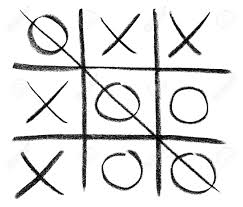
#> input picture data/tic_tac_toe.jpeg, 243 x 207 px
$ jupyter execute --allow-errors 'Lesson 4 Morphological Operations.ipynb'   (shell and % lines are left out)
#> lines starting #> are read from the running program, lines starting #| are printed output that depends on the picture; after the words box and inside, x2 and y2 are one past the last pixel; in counts of white or black regions, pixels touching at a corner belong together
# Lesson 4: Morphological Operations

You now know how to find objects of interest in an image and produce masks which correspond to these objects. Up until now, we've relied on good image preprocessing to produce quality masks. Now we will talk about morphological operations, which instead focus on making improvements to the masks directly.

In this module you will learn
- What is a morphological operation
- How to choose the right structuring element for your morphological operation
- Some common morphological operations
    - Erosion
    - Dilation
    - Opening
    - Closing
- How to perform various morphological operations in series
- (Bonus) Look up the skimage documentation to find more useful operations
- To be mindful of the effect of successive morphological operations on the information content of your images

[cell 1]
import numpy as np
import matplotlib.pyplot as plt
import seaborn as sns

[cell 2]
sns.set_style('dark')
# a useful command to change color palette
sns.set_color_codes('colorblind')

Let's pull up a mask we're familiar with

[cell 3]
from skimage.io import imread
#> (the rest of this cell did not finish here and is left out)

[cell 4]
from skimage.filters import threshold_otsu

#> (a cell that did not finish here is left out)

Notice how the edges are fuzzy. In some cases, a few pixels are missing from the middle of an object, making a "donut". In other cases. Tiny individual pixels might be identified by later processing as individual objects, cells, etc. This mask needs to be cleaned!

There are two very simple approaches we'll start with. One is called _erosion_, where pixels at the edge of the mask are eroded away. It's counterpart is _dilation_, where pixels at the edge grow outward. These algorithms can be implemented by going pixel-by-pixel and making changes to that pixel's local neighborhood.

The basic _morphological operations_ require two things to work: a mask and a structuring element. For each pixel, the structuring element is applied to the local neighborhood. Let's look at an example.

Let's imagine zooming way into the edge of a mask, and consider how a structuring element might be applied to a single pixel in a dilate operation.

[cell 6]
small_mask = np.array([[1, 0, 1, 0, 0],
                       [1, 1, 0, 0, 0],
                       [1, 1, 1, 0, 0],
                       [1, 1, 1, 0, 0],
                       [1, 1, 1, 1, 1]])
#> small_mask = [[1, 0, 1, 0, 0], [1, 1, 0, 0, 0], [1, 1, 1, 0, 0], [1, 1, 1, 0, 0], [1, 1, 1, 1, 1]]
plt.gca().add_patch(plt.Rectangle((1.5, 1.5), 1, 1, fill=None, color='r', lw=5))
plt.imshow(small_mask, interpolation='nearest')

What happens if we dilate with the structuring element below?

[cell 7]
selem = np.array([[0, 1, 0],
                  [1, 1, 1],
                  [0, 1, 0]])
plt.imshow(selem, interpolation='nearest')
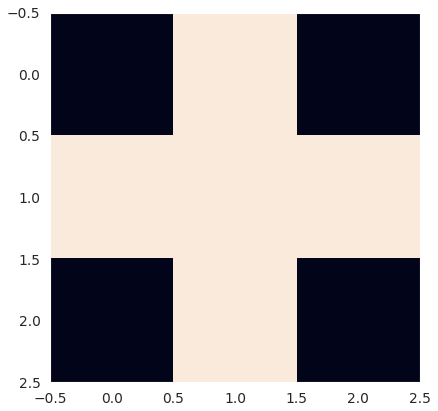
#> figure drawn by matplotlib, 1 panel

[cell 8]
np.pad(small_mask, 1, 'constant')

[cell 9]
padded_selem = np.pad(selem, 1, 'constant')
fig, ax = plt.subplots(1, 4, figsize=(16, 4))
ax[0].imshow(small_mask, interpolation='nearest')
ax[0].set_title("Original")
ax[1].imshow(padded_selem, interpolation='nearest')
ax[1].set_title("Structuring element")
ax[2].imshow(small_mask | padded_selem, interpolation='nearest')
ax[2].set_title("After dilating")
ax[3].imshow(small_mask < padded_selem, interpolation='nearest')
ax[3].set_title("New pixels added to mask")
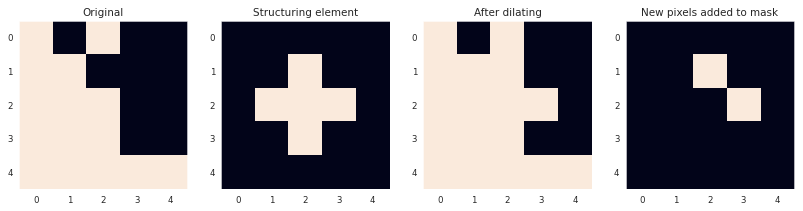
#> figure drawn by matplotlib, 4 panels

We would then continue to apply the dilation to every pixel in the mask, causing its borders to grow.

[cell 10]
from skimage.morphology import binary_dilation

`scikit-image` calls this "binary" because masks are either 1 (in the mask) or 0 (not in the mask). There is also general erosion, which propagates pixel values instead of 1s and 0s. It would be applied to images rather than masks, and is generally less useful.

[cell 11]
plt.imshow(binary_dilation(small_mask, selem), interpolation='nearest')

We can make the growth more dramatic by expanding the structuring element.

[cell 12]
big_selem = np.array([[0, 0, 1, 0, 0],
                      [0, 0, 1, 0, 0],
                      [1, 1, 1, 1, 1],
                      [0, 0, 1, 0, 0],
                      [0, 0, 1, 0, 0]])
plt.imshow(binary_dilation(small_mask, big_selem), interpolation='nearest')
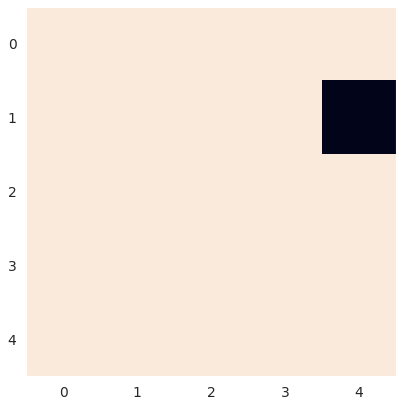
#> figure drawn by matplotlib, 1 panel

You have total freedom to choose any structuring element you want, but generally simple symmetric shapes are used because their effects are intuitive. In fact, we can let `scikit-image` generate reasonable structuring elements for us! This is a good idea to maximize repeatability.

[cell 13]
from skimage.morphology import disk

[cell 14]
with sns.axes_style('white'):
    N = 5
    fig, axes = plt.subplots(1, N, figsize=(16, 3))
    for n, ax in enumerate(axes):
        np1 = n + 1
        ax.imshow(np.pad(disk(np1), N-n, 'constant'), interpolation='nearest')
        c = plt.Circle((np1 + N - n, np1 + N - n), radius=np1, fill=False, lw=4, color='r')
        ax.add_artist(c)
        ax.set_xlim(0, 2 * N + 2)
        ax.set_ylim(0, 2 * N + 2)
        ax.set_title("disk({})".format(n))
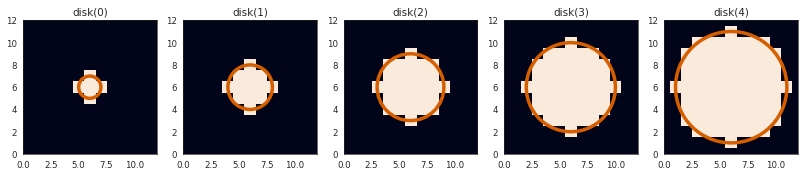
#> figure drawn by matplotlib, 5 panels

Here we demonstrate `disk` with different radius parameters. The blue circles of corresponding radius are superimposed.

**Exercise** Perform a binary _erosion_ of `small_mask` with a radius=1 `disk`. Can you guess what the function for erosion will be called?

[cell 15]
from skimage.morphology import binary_erosion
eroded_mask = binary_erosion(small_mask, disk(1))
#> eroded_mask = [[False, False, False, False, False], [True, False, False, False, False], [True, True, False, False, False], [True, True, False, False, False], [True, True, True, False, False]]
plt.imshow(eroded_mask, interpolation='nearest')
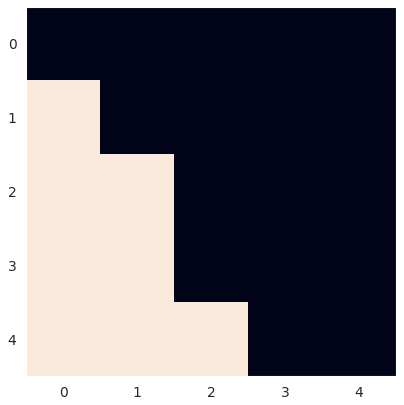
#> figure drawn by matplotlib, 1 panel

This kind of thing can be very useful if you know the physical size of your pixels. For example, if you have $10\mu m$-diameter cells and your pixels are $1\mu m^2$, then eroding with `disk(4)` should remove any mask too small to be a cell!

In general, morphological operations work best when the shape of the structuring element matches the shape of features you want to retain or remove. Let's look at an exmaple.

[cell 16]
from skimage.color import rgb2gray

[cell 17]
tictac_original = 1 - rgb2gray(imread('../data/tic_tac_toe.jpeg'))
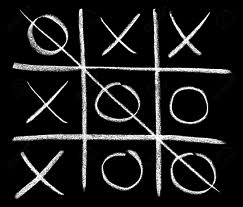
#> tictac_original: shape (207, 243) float64; min 0, max 1, mean 0.114
tictac = tictac_original > threshold_otsu(tictac_original)
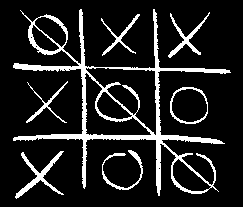
#> tictac: shape (207, 243) bool; 13% white; 7 white regions, largest, box (x1, y1, x2, y2) and area: (13, 9, 231, 196) 4649, (15, 151, 64, 199) 483, (168, 12, 210, 58) 348
plt.imshow(tictac)

Can you guess what happens when we erode with the following filter?

[cell 18]
vline = np.zeros((7,7))
vline[:,3] = 1
plt.imshow(vline, interpolation='nearest')
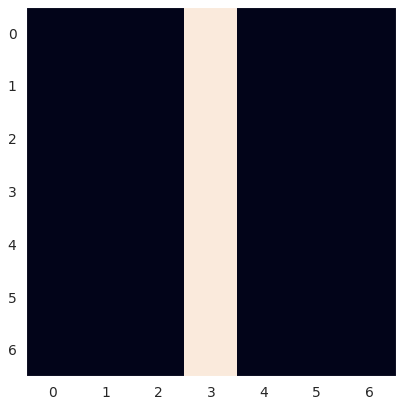
#> figure drawn by matplotlib, 1 panel

Let's find out.

[cell 19]
plt.imshow(binary_erosion(tictac, vline))
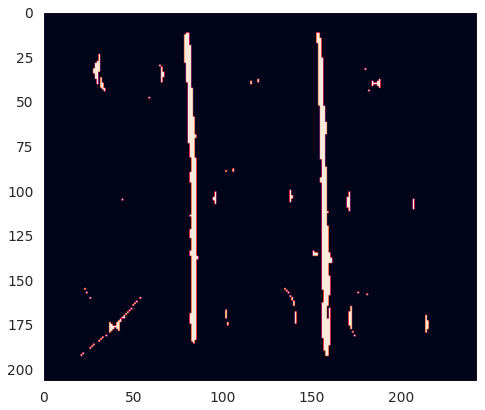
#> figure drawn by matplotlib, 1 panel

Eroding with a vertical line caused vertical segments to be preserved!

**Exercise** What will happen if we apply dilation with a vertical line?

[cell 20]
#Conversely to erosion, dilating would cause horizontal lines to grow
plt.imshow(binary_dilation(tictac, vline))
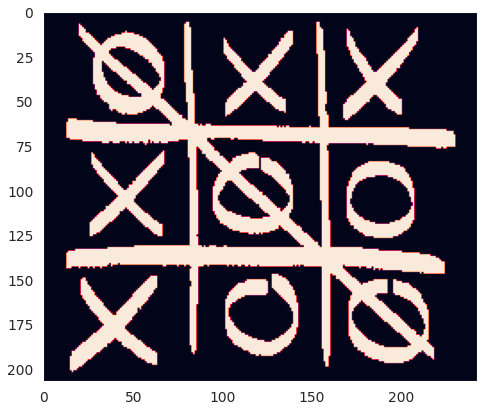
#> figure drawn by matplotlib, 1 panel
